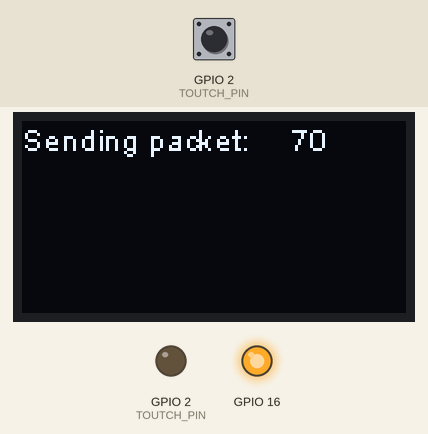
The sketch below on a simulated ESP32. Parts: 128×64 one-colour display, output pins drawn as LEDs (lit = HIGH). Inputs (shaded band) come from the test bench; at power-on: GPIO 2 (TOUTCH_PIN) HIGH. No radio packets arrive unless stated; what the sketch prints to the serial monitor is not drawn.

Above: at 2.7 s.
2.8 s: GPIO 2 (TOUTCH_PIN) pulled LOW for 1.3 s
At 4.6 s:
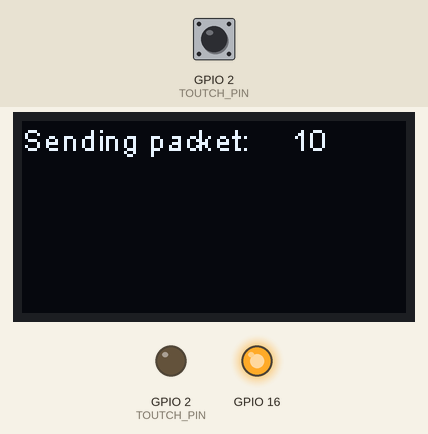
Timing chart, 0 to 6.1 s (numbered marks = the images above; inputs shaded):
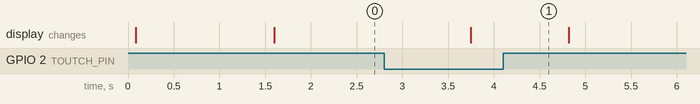

The sketch:

loraSender.ino
```cpp
#include <SPI.h>
#include <LoRa.h>
#include <Wire.h>
#include <SSD1306.h>
#include "images.h"

#define SCK     5    // GPIO5  -- SX1278's SCK
#define MISO    19   // GPIO19 -- SX1278's MISO
#define MOSI    27   // GPIO27 -- SX1278's MOSI
#define SS      18   // GPIO18 -- SX1278's CS
#define RST     14   // GPIO14 -- SX1278's RESET
#define DI0     26   // GPIO26 -- SX1278's IRQ(Interrupt Request)
#define BAND    433E6

#define TOUTCH_PIN T2 // ESP32 Pin D2
int touch_value = 0;
unsigned int counter = 0;

SSD1306 display(0x3c, 4, 15);
String rssi = "RSSI --";
String packSize = "--";
String packet ;
String sendMessage = "";


void setup() {
  pinMode(16,OUTPUT);
  pinMode(2,OUTPUT);

  digitalWrite(16, LOW);    // set GPIO16 low to reset OLED
  delay(50);
  digitalWrite(16, HIGH);   // while OLED is running, must set GPIO16 in high

  Serial.begin(9600);
  while (!Serial);
  Serial.println();
  Serial.println("LoRa Sender Test");

  SPI.begin(SCK,MISO,MOSI,SS);
  LoRa.setPins(SS,RST,DI0);
  if (!LoRa.begin(433E6)) {
    Serial.println("Starting LoRa failed!");
    while (1);
  }
  Serial.println("init ok");
  display.init();
  display.flipScreenVertically();
  display.setFont(ArialMT_Plain_10);
  delay(1500);
}

/*****************************************************
* ESP32 Touch Test and LED Ctrl
* Touch pin ==> Touch0 is T0 which is on GPIO 4 (D4).
*****************************************************/

void loop() {

  touch_value = touchRead(TOUTCH_PIN);
  if (touch_value > 0)
  {
     sendMessage = "Touch ";
     counter++;
  }
  else
  {
    // send packet
    sendMessage = "No Touch ";

  }
  display.clear();
  display.setTextAlignment(TEXT_ALIGN_LEFT);
  display.setFont(ArialMT_Plain_10);

  display.drawString(0, 0, "Sending packet: ");
  display.drawString(90, 0, String(touch_value));
  display.display();
  // send packet
  LoRa.beginPacket();
  LoRa.print(sendMessage);
  LoRa.print(" ");
  LoRa.print(counter);
  LoRa.endPacket();

  digitalWrite(2, HIGH);   // turn the LED on (HIGH is the voltage level)
  delay(500);                       // wait for a second
  digitalWrite(2, LOW);    // turn the LED off by making the voltage LOW
  delay(500);

}
```

Source omitted: images.h (data table, 7246 bytes)

Measured:
- after the input at 2.8 s, the display: changes after 0.95 s (image 1)
